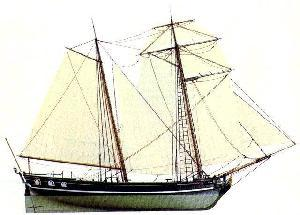
%> input picture Average Image/set1/im01.jpg, 300 x 215 px; its folder holds only this picture in this run
$ octave average_images.m   (GNU Octave 9; MATLAB toolbox functions it lacks are replaced by stand-ins)
%> lines starting %> are read from the running program, lines starting %| are printed output that depends on the picture
% average_images
set1 = dir('set1/*.jpg');
set2 = dir('set2/*.jpg');

R = 0;
G = 0;
B = 0;

%set 1: boats boats boats
for i = 1 : length(set1)
    imname = ['set1/' set1(i).name];
    nextim = imread(imname);
%> nextim is the input picture: size 215x300x3 uint8; mean R, G, B 223, 222, 209.5
    nextim = im2double(nextim);
%> nextim: size 215x300x3 double
    R = R + nextim(:,:,1);
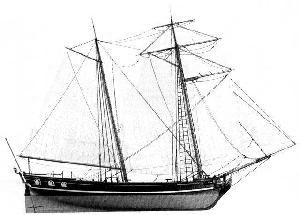
%> R: size 215x300 double; min 0, max 1, mean 0.874
    G = G + nextim(:,:,2);
    B = B + nextim(:,:,3);
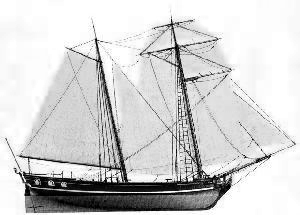
%> B: size 215x300 double; min 0, max 1, mean 0.822
end

R = R ./ length(set1);
G = G ./ length(set1);
B = B ./ length(set1);

set1_avg = cat(3, R, G, B);

%set 2: it's a bird, it's a plane...
R = 0;
G = 0;
B = 0;

for i = 1 : length(set2)
    imname = ['set2/' set2(i).name];
    nextim = imread(imname);
    nextim = im2double(nextim);
    R = R + nextim(:,:,1);
    G = G + nextim(:,:,2);
    B = B + nextim(:,:,3);
end

R = R ./ length(set1);
G = G ./ length(set1);
B = B ./ length(set1);

set2_avg = cat(3, R, G, B);

$ run again, on Average Image/set1/im05.jpg
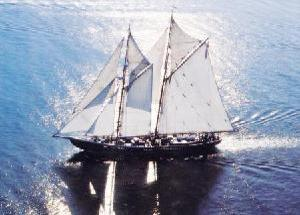
%> input picture Average Image/set1/im05.jpg, 300 x 215 px
%> nextim is the input picture: size 215x300x3 uint8; mean R, G, B 148.7, 157.4, 176
%> nextim: size 215x300x3 double
%> `G = G + nextim(:,:,2);`:
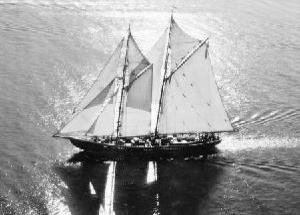
%> G: size 215x300 double; min 0, max 1, mean 0.617
%> `B = B + nextim(:,:,3);`:
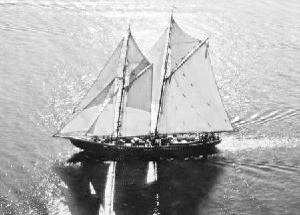
%> B: size 215x300 double; min 0, max 1, mean 0.69

$ run again, on Average Image/set1/im06.jpg
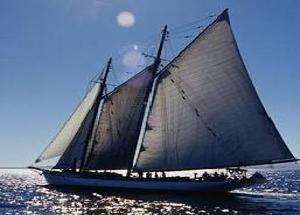
%> input picture Average Image/set1/im06.jpg, 300 x 215 px
%> nextim is the input picture: size 215x300x3 uint8; mean R, G, B 87.1, 102.6, 129.7
%> nextim: size 215x300x3 double
%> `G = G + nextim(:,:,2);`:
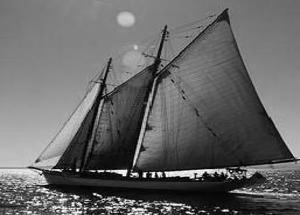
%> G: size 215x300 double; min 0, max 1, mean 0.403
%> `B = B + nextim(:,:,3);`:
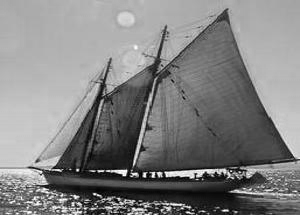
%> B: size 215x300 double; min 0, max 1, mean 0.509

$ run again, on Average Image/set1/im02.jpg
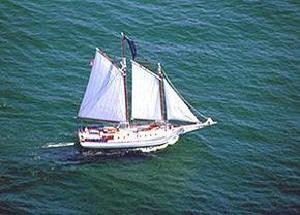
%> input picture Average Image/set1/im02.jpg, 300 x 215 px
%> nextim is the input picture: size 215x300x3 uint8; mean R, G, B 71.9, 108.1, 116.5
%> nextim: size 215x300x3 double
%> `R = R + nextim(:,:,1);`:
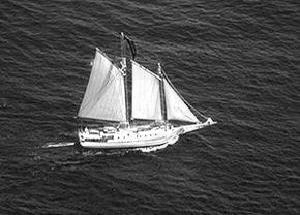
%> R: size 215x300 double; min 0, max 1, mean 0.282
%> `B = B + nextim(:,:,3);`:
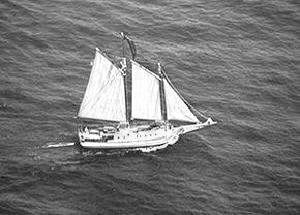
%> B: size 215x300 double; min 0.0157, max 1, mean 0.457
